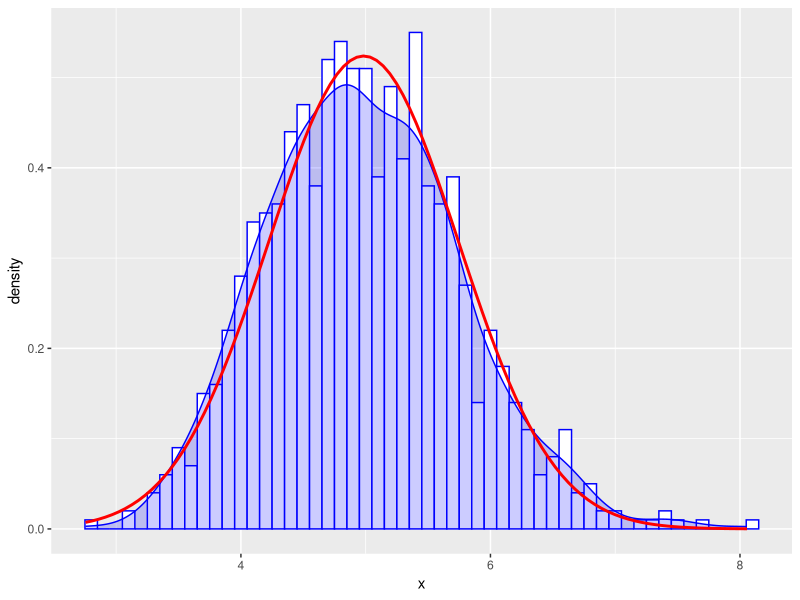

Write the R code that produced this figure.
## ---- chunk 1
lambda <- 0.2
n <- 40
simulations <- 1000
## ---- chunk 2
library(ggplot2)
theoretical_mean <- 1/lambda
theoretical_sd <- 1/lambda
exponential_distribution <- data.frame(x=apply(matrix(rexp((n*simulations), lambda),1000),1 ,mean))
mean_plot <- ggplot(exponential_distribution, aes(x=x)) +
  geom_histogram(binwidth=0.1, aes(y=..density..), color="blue", fill="white") +
  geom_density(alpha=0.2, fill="blue", color="blue") +
  geom_vline(aes(xintercept = theoretical_mean), color = "red", lty = "twodash")
## ---- chunk 3
theoretical_var <- (theoretical_sd/sqrt(n))^2
sd_simu <- sd(apply(matrix(rexp((n*simulations), lambda),1000), 1, mean))
md_simu <- mean(apply(matrix(rexp((n*simulations), lambda),1000), 1, mean))
var_simu <- sd_simu^2
## ---- chunk 4
ggplot(exponential_distribution, aes(x=x)) + 
  geom_histogram(binwidth=0.1, aes(y=..density..), color="blue", fill = "white") + 
  geom_density(alpha=0.2, fill="blue", color="blue") + 
  stat_function(fun=dnorm, args = list(mean=md_simu, sd=sd_simu), color="red", size=1)
